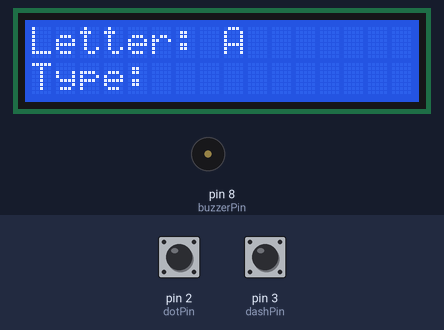
The sketch below on a simulated Arduino Uno, built with avr-gcc and run on an emulated ATmega328P. Shown: 16×2 character LCD, buzzer (waves = sounding). Inputs (shaded band) come from the test bench; at power-on: pin 2 (dotPin) HIGH, pin 3 (dashPin) HIGH.

Above: at 3.3 s.
3.4 s: pin 2 (dotPin) pulled LOW for 1 s
At 5.9 s:
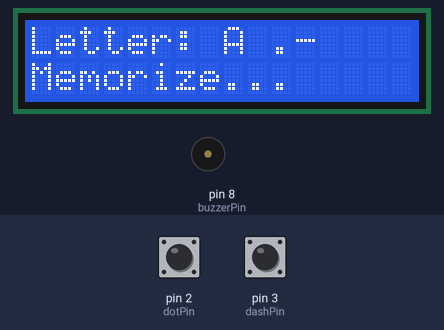
6.5 s: pin 3 (dashPin) pulled LOW for 1 s
At 7.5 s:
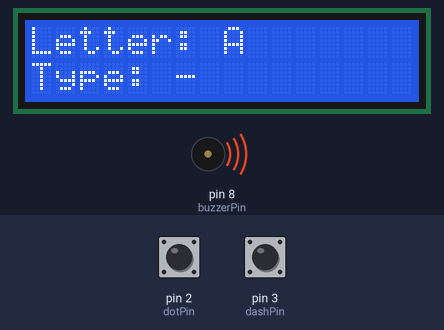
9.1 s: pin 2 (dotPin) pulled LOW for 0.15 s
At 10.4 s:
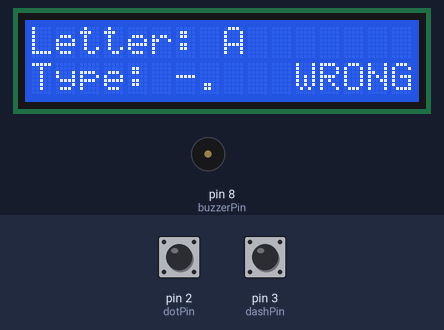
10.7 s: pin 3 (dashPin) pulled LOW for 3.2 s
At 13.81 s:
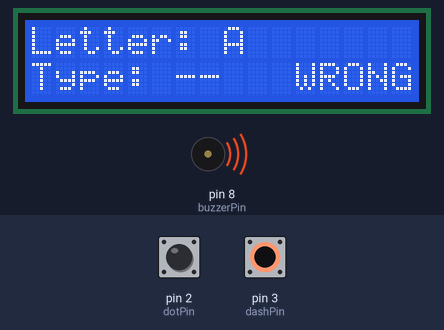
15.4 s: pin 2 (dotPin) pulled LOW for 3.2 s
At 18.5 s:
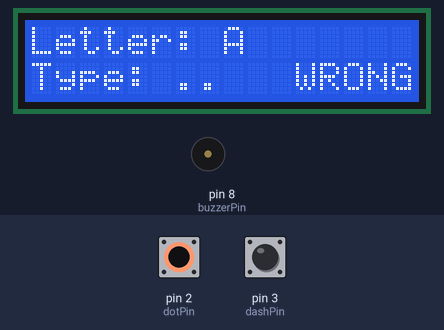
20.1 s: pin 2 (dotPin) driven LOW
At 21.82 s:
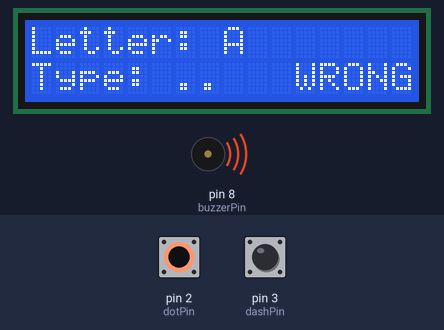
Timing chart, 0 to 23.6 s (numbered marks = the images above; inputs shaded):
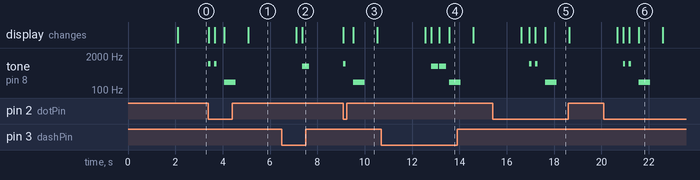

Measured:
- after the input at 3.4 s, tone on pin 8 (buzzerPin): plays 1000 Hz for 0.10 s, 1000 Hz for 0.10 s, 200 Hz for 0.50 s, starting at once; the display: first changes at once (image 1 shows a later state)
- after the input at 6.5 s, tone on pin 8 (buzzerPin): silent → 800 Hz after 0.85 s, → silent 0.30 s later; the display: first differs from a run without the input after 0.86 s (image 2)
- after the input at 9.1 s, tone on pin 8 (buzzerPin): silent → 1000 Hz at once, → silent 0.10 s later, → 200 Hz 0.31 s later, → silent 0.50 s later; the display: first changes at once (image 3 shows a later state)
- after the input at 10.7 s, tone on pin 8 (buzzerPin): plays 800 Hz for 0.30 s, 800 Hz for 0.30 s, 200 Hz for 0.50 s, starting after 2.1 s; the display: first differs from a run without the input after 2.1 s (image 4 shows a later state)
- after the input at 15.4 s, tone on pin 8 (buzzerPin): plays 1000 Hz for 0.10 s, 1000 Hz for 0.10 s, 200 Hz for 0.50 s, starting after 1.6 s; the display: first differs from a run without the input after 1.6 s (image 5 shows a later state)
- after the input at 20.1 s, tone on pin 8 (buzzerPin): plays 1000 Hz for 0.10 s, 1000 Hz for 0.10 s, 200 Hz for 0.50 s, starting after 0.81 s; the display: first differs from a run without the input after 0.81 s (image 6 shows a later state)
- what the display in image 3 shows lasts 1.0 s, from 9.5 s to 10.5 s

The sketch:

ardunioCode.ino
```cpp
#include <Wire.h>
#include <LiquidCrystal_I2C.h>

LiquidCrystal_I2C lcd(0x27, 16, 2);

const int dotPin = 2;
const int dashPin = 3;
const int buzzerPin = 8;

const char* letters = "ABCDEFGHIJKLMNOPQRSTUVWXYZ";
const char* morse[] = {".-", "-...", "-.-.", "-..", ".", "..-.", "--.", "....", "..", ".---", "-.-", ".-..", "--", "-.", "---", ".--.", "--.-", ".-.", "...", "-", "..-", "...-", ".--", "-..-", "-.--", "--.."};

int currentIndex = 0;
String currentInput = "";

void setup() {
  pinMode(dotPin, INPUT_PULLUP);
  pinMode(dashPin, INPUT_PULLUP);
  pinMode(buzzerPin, OUTPUT);

  lcd.init();
  lcd.backlight();
  startNewRound();
}

void loop() {
  // Read dot button
  if (digitalRead(dotPin) == LOW) {
    processInput(".");
    delay(250);
  }

  // Read dash button
  if (digitalRead(dashPin) == LOW) {
    processInput("-");
    delay(350);
  }
}

void startNewRound() {
  currentInput = "";
  lcd.clear();
  lcd.setCursor(0, 0);
  lcd.print("Letter: ");
  lcd.print(letters[currentIndex]);
  lcd.print(" ");
  lcd.print(morse[currentIndex]); // Show the Morse code first
  lcd.setCursor(0, 1);
  lcd.print("Memorize...");

  delay(2000); // Wait 2 seconds for the user to see the answer

  // Clear the answer from screen
  lcd.clear();
  lcd.setCursor(0, 0);
  lcd.print("Letter: ");
  lcd.print(letters[currentIndex]);
  lcd.setCursor(0, 1);
  lcd.print("Type: ");
}

void processInput(String type) {
  if (type == ".") {
    tone(buzzerPin, 1000, 100);
    currentInput += ".";
  } else {
    tone(buzzerPin, 800, 300);
    currentInput += "-";
  }

  lcd.setCursor(6, 1);
  lcd.print(currentInput);

  // Check if input length is equal to target Morse code length
  if (currentInput.length() >= String(morse[currentIndex]).length()) {
    delay(400);
    if (currentInput == morse[currentIndex]) {
      lcd.setCursor(12, 1);
      lcd.print("OK!");
      tone(buzzerPin, 1200, 100); delay(100);
      tone(buzzerPin, 1500, 200);
      delay(1000);
      currentIndex = (currentIndex + 1) % 26; // Next letter in alphabet
    } else {
      lcd.setCursor(11, 1);
      lcd.print("WRONG");
      tone(buzzerPin, 200, 500); // Error sound
      delay(1000);
    }
    startNewRound(); // Refresh and show the same or next letter
  }
}
```
